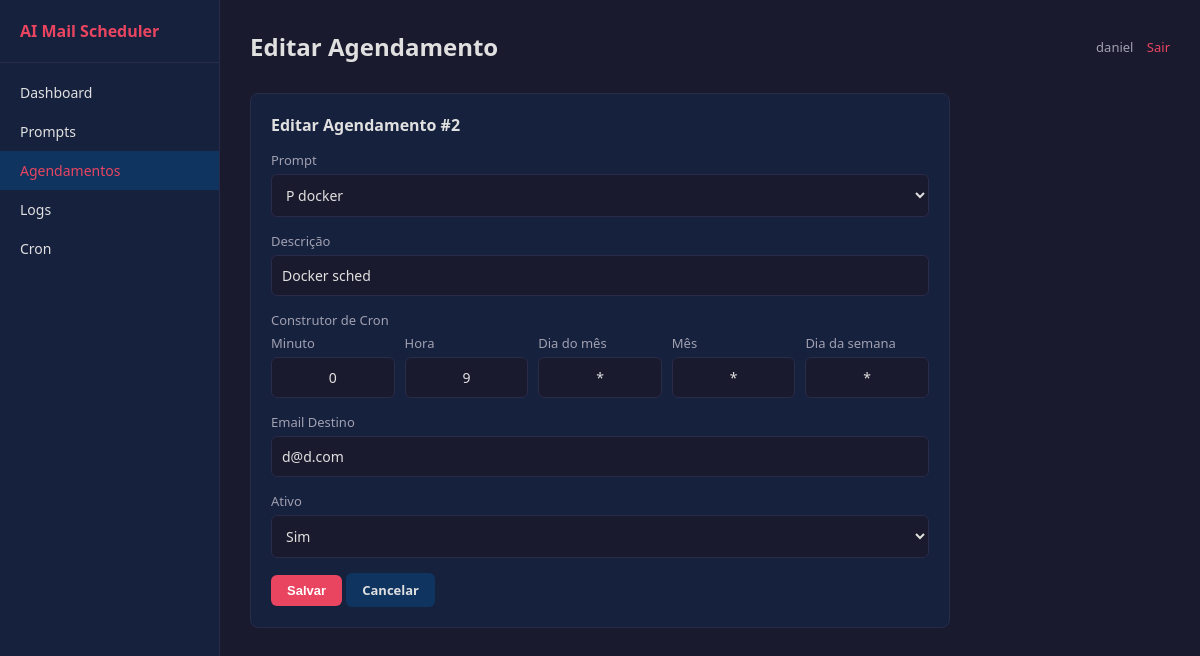
The page /schedules/2/edit (signed in) on the database its author committed.
### tables this page shows
CREATE TABLE users (
            id INTEGER PRIMARY KEY AUTOINCREMENT,
            username TEXT UNIQUE NOT NULL,
            password TEXT NOT NULL,
            created_at DATETIME DEFAULT CURRENT_TIMESTAMP
        );

CREATE TABLE schedules (
            id INTEGER PRIMARY KEY AUTOINCREMENT,
            prompt_id INTEGER NOT NULL,
            cron_expr TEXT NOT NULL,
            description TEXT,
            email_to TEXT NOT NULL,
            active BOOLEAN DEFAULT 1,
            last_run_at DATETIME,
            created_at DATETIME DEFAULT CURRENT_TIMESTAMP,
            updated_at DATETIME DEFAULT CURRENT_TIMESTAMP,
            FOREIGN KEY (prompt_id) REFERENCES prompts(id)
        );

CREATE TABLE prompts (
            id INTEGER PRIMARY KEY AUTOINCREMENT,
            title TEXT NOT NULL,
            content TEXT NOT NULL,
            tone TEXT DEFAULT 'infografico',
            format TEXT DEFAULT 'html',
            active BOOLEAN DEFAULT 1,
            created_at DATETIME DEFAULT CURRENT_TIMESTAMP,
            updated_at DATETIME DEFAULT CURRENT_TIMESTAMP
        );

### app/routes.py (the view, shortened to what this page needs)
@routes_bp.route("/schedules/<int:schedule_id>/edit", methods=["GET", "POST"])
@login_required
def schedules_edit(schedule_id):
    schedule = Schedule.get_by_id(schedule_id)
    if not schedule:
        flash("Agendamento não encontrado.", "error")
        return redirect(url_for("routes.schedules_list"))
    prompts = Prompt.get_active()
    return render_template("schedules/edit.html", schedule=schedule, prompts=prompts)

### app/__init__.py (called while the page is built)
def create_app():
    app = Flask(__name__)
    app.secret_key = os.getenv("SECRET_KEY", "dev-secret-change-me")
    login_manager.init_app(app)
    login_manager.login_view = "auth.login"
    login_manager.login_message = "Faça login para acessar esta página."
    from app.models import init_db, UserModel
    init_db(app)
    @login_manager.user_loader
    def load_user(user_id):
        return UserModel.get(user_id)
    from app.auth import auth_bp
    from app.routes import routes_bp
    app.register_blueprint(auth_bp, url_prefix="/auth")
    app.register_blueprint(routes_bp)
    return app

### app/models.py (called while the page is built)
def get_db():
    if "db" not in current_app.config:
        os.makedirs(DATABASE_DIR, exist_ok=True)
        conn = sqlite3.connect(DATABASE_PATH)
        conn.row_factory = sqlite3.Row
        conn.execute("PRAGMA journal_mode=WAL")
        conn.execute("PRAGMA foreign_keys=ON")
        current_app.config["db"] = conn
    return current_app.config["db"]

def query(sql, params=(), one=False):
    db = get_db()
    cur = db.execute(sql, params)
    if one:
        return cur.fetchone()
    return cur.fetchall()

    @staticmethod
    def get_by_id(user_id):
        return query("SELECT * FROM users WHERE id = ?", (user_id,), one=True)

    @property
    def username(self):
        return self._row["username"]

    @staticmethod
    def get(user_id):
        row = User.get_by_id(int(user_id))
        if row:
            return UserModel(row)
        return None

    @staticmethod
    def get_active():
        return query("SELECT * FROM prompts WHERE active = 1 ORDER BY title")

    @staticmethod
    def get_by_id(schedule_id):
        return query("""
            SELECT s.*, p.title as prompt_title, p.content as prompt_content,
                   p.tone as prompt_tone, p.format as prompt_format
            FROM schedules s
            JOIN prompts p ON s.prompt_id = p.id
            WHERE s.id = ?
        """, (schedule_id,), one=True)

### app/templates/schedules/edit.html (shortened to what this page needs)
{% extends "base.html" %}
{% block header %}Editar Agendamento{% endblock %}
{% block content %}
<div class="card" style="max-width:700px;">
    <h3>Editar Agendamento #{{ schedule.id }}</h3>
    <form method="POST">
        <div class="form-group">
            <label>Prompt</label>
            <select name="prompt_id" required>
                {% for p in prompts %}
                <option value="{{ p.id }}" {% if p.id == schedule.prompt_id %}selected{% endif %}>{{ p.title }}</option>
                {% endfor %}
            </select>
        </div>
        <div class="form-group">
            <label>Descrição</label>
            <input type="text" name="description" required value="{{ schedule.description }}">
        </div>
        {% set parts = schedule.cron_expr.split() %}
        <label style="font-size:13px; color:var(--muted); margin-bottom:5px; display:block;">Construtor de Cron</label>
        <div class="cron-builder">
            <div class="form-group">
                <label>Minuto</label>
                <input type="text" name="minute" value="{{ parts[0] if parts|length > 0 else '*' }}">
            </div>
            <div class="form-group">
                <label>Hora</label>
                <input type="text" name="hour" value="{{ parts[1] if parts|length > 1 else '*' }}">
            </div>
            <div class="form-group">
                <label>Dia do mês</label>
                <input type="text" name="day" value="{{ parts[2] if parts|length > 2 else '*' }}">
            </div>
            <div class="form-group">
                <label>Mês</label>
                <input type="text" name="month" value="{{ parts[3] if parts|length > 3 else '*' }}">
            </div>
            <div class="form-group">
                <label>Dia da semana</label>
                <input type="text" name="weekday" value="{{ parts[4] if parts|length > 4 else '*' }}">
            </div>
        </div>
        <div class="form-group">
            <label>Email Destino</label>
            <input type="email" name="email_to" required value="{{ schedule.email_to }}">
        </div>
        <div class="form-group">
            <label>Ativo</label>
            <select name="active">
                <option value="1" {% if schedule.active %}selected{% endif %}>Sim</option>
            </select>
        </div>
        <button type="submit" class="btn btn-primary">Salvar</button>
        <a href="/schedules" class="btn btn-secondary">Cancelar</a>
    </form>
</div>
{% endblock %}

### app/templates/base.html (shortened to what this page needs)
<!DOCTYPE html>
<html lang="pt-BR">
<head>
</head>
<body>
    <aside class="sidebar">
        <h2>AI Mail Scheduler</h2>
        <nav>
            <a href="/" class="{% if request.path == '/' %}active{% endif %}">Dashboard</a>
            <a href="/prompts" class="{% if request.path.startswith('/prompts') %}active{% endif %}">Prompts</a>
            <a href="/schedules" class="{% if request.path.startswith('/schedules') %}active{% endif %}">Agendamentos</a>
            <a href="/logs" class="{% if request.path.startswith('/logs') %}active{% endif %}">Logs</a>
            <a href="/cron/status" class="{% if request.path.startswith('/cron') %}active{% endif %}">Cron</a>
        </nav>
    </aside>
    <main class="main">
        <div class="header">
            <h1>{% block header %}Dashboard{% endblock %}</h1>
            <div class="user-info">
                {{ current_user.username }}
                <a href="/auth/logout">Sair</a>
            </div>
        </div>
        {% block content %}{% endblock %}
    </main>
</body>
</html>

### app/templates/base.html (style rules this page uses)
:root { --bg: #1a1a2e; --card: #16213e; --accent: #0f3460; --text: #e0e0e0; --muted: #a0a0b0; --red: #e94560; --green: #2ecc71; --yellow: #f39c12; --border: #2a2a4a; }
* { margin: 0; padding: 0; box-sizing: border-box; }
body { font-family: 'Segoe UI', Arial, sans-serif; background: var(--bg); color: var(--text); min-height: 100vh; display: flex; }
.sidebar { width: 220px; background: var(--card); padding: 20px 0; min-height: 100vh; border-right: 1px solid var(--border); position: fixed; top: 0; left: 0; bottom: 0; }
.sidebar h2 { color: var(--red); padding: 0 20px 20px; font-size: 16px; border-bottom: 1px solid var(--border); margin-bottom: 10px; }
.sidebar nav a { display: block; padding: 10px 20px; color: var(--text); text-decoration: none; font-size: 14px; transition: background 0.2s; }
.sidebar nav a:hover, .sidebar nav a.active { background: var(--accent); color: var(--red); }
.main { margin-left: 220px; flex: 1; padding: 30px; }
.header { display: flex; justify-content: space-between; align-items: center; margin-bottom: 30px; }
.header h1 { font-size: 24px; color: var(--text); }
.header .user-info { font-size: 13px; color: var(--muted); }
.header .user-info a { color: var(--red); text-decoration: none; margin-left: 10px; }
.card { background: var(--card); border: 1px solid var(--border); border-radius: 8px; padding: 20px; margin-bottom: 20px; }
.card h3 { color: var(--text); margin-bottom: 15px; font-size: 16px; }
.btn { display: inline-block; padding: 8px 16px; border-radius: 6px; font-size: 13px; font-weight: 600; cursor: pointer; border: none; text-decoration: none; transition: opacity 0.2s; }
.btn-primary { background: var(--red); color: #fff; }
.btn-secondary { background: var(--accent); color: var(--text); }
.form-group { margin-bottom: 15px; }
.form-group label { display: block; font-size: 13px; color: var(--muted); margin-bottom: 5px; }
.form-group input, .form-group textarea, .form-group select { width: 100%; padding: 10px; background: var(--bg); border: 1px solid var(--border); border-radius: 6px; color: var(--text); font-size: 14px; font-family: inherit; }
.cron-builder { display: flex; gap: 10px; flex-wrap: wrap; }
.cron-builder .form-group { flex: 1; min-width: 80px; }
.cron-builder .form-group input { text-align: center; }

### rows shown on the page
users: username "daniel"
schedules: id "2", prompt_id "P docker", description "Docker sched", email_to "d@d.com", active "Sim"
